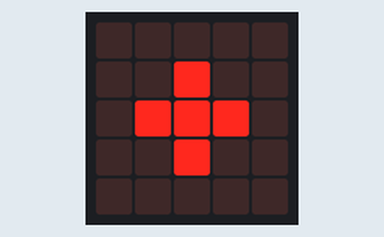
This program was run on a simulated BBC micro:bit (MakeCode). On the bench: the board's 5×5 LED display.

Above: at 0.1 s.
At 0.6 s:
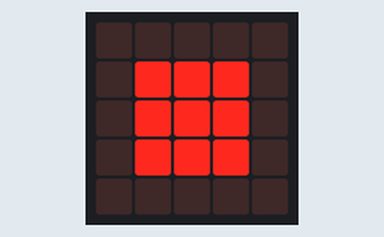
At 1.1 s:
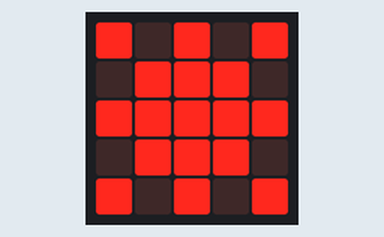

Measured:
- by itself, everything shown: repeats every 1.5 s, in 3 steps
- what the display in image 1 shows lasts 0.5 s, from 0.5 s to 1.0 s

The program:

main.ts
```typescript
basic.forever(function () {
    basic.showLeds(`
        . . . . .
        . . # . .
        . # # # .
        . . # . .
        . . . . .
        `)
    basic.pause(100)
    basic.showLeds(`
        . . . . .
        . # # # .
        . # # # .
        . # # # .
        . . . . .
        `)
    basic.pause(100)
    basic.showLeds(`
        # . # . #
        . # # # .
        # # # # #
        . # # # .
        # . # . #
        `)
    basic.pause(100)
})
```

test.ts
```typescript
// aquí va el archivo "tests"; esto no se compilará cuando este paquete se utilice como una extensión.
```
